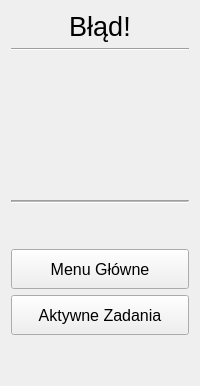
      <widget class="QWidget" name="Page_Error">
       <layout class="QGridLayout" name="gridLayout_5">
        <item row="0" column="0">
         <widget class="QLabel" name="label_19">
          <property name="font">
           <font>
            <pointsize>20</pointsize>
           </font>
          </property>
          <property name="text">
           <string>Błąd!</string>
          </property>
          <property name="alignment">
           <set>Qt::AlignCenter</set>
          </property>
         </widget>
        </item>
        <item row="1" column="0">
         <widget class="Line" name="line_19">
          <property name="orientation">
           <enum>Qt::Horizontal</enum>
          </property>
         </widget>
        </item>
        <item row="2" column="0">
         <layout class="QHBoxLayout" name="horizontalLayout_4">
          <item>
           <spacer name="horizontalSpacer_7">
            <property name="orientation">
             <enum>Qt::Horizontal</enum>
            </property>
            <property name="sizeHint" stdset="0">
             <size>
              <width>40</width>
              <height>20</height>
             </size>
            </property>
           </spacer>
          </item>
          <item>
           <widget class="QLabel" name="Error_Icon">
            <property name="text">
             <string/>
            </property>
            <property name="pixmap">
             <pixmap resource="../../resources.qrc">:/icons/Resources/Icons/cancel.png</pixmap>
            </property>
           </widget>
          </item>
          <item>
           <spacer name="horizontalSpacer_8">
            <property name="orientation">
             <enum>Qt::Horizontal</enum>
            </property>
            <property name="sizeHint" stdset="0">
             <size>
              <width>40</width>
              <height>20</height>
             </size>
            </property>
           </spacer>
          </item>
         </layout>
        </item>
        <item row="3" column="0">
         <layout class="QVBoxLayout" name="verticalLayout_4">
          <item>
           <spacer name="verticalSpacer_7">
            <property name="orientation">
             <enum>Qt::Vertical</enum>
            </property>
            <property name="sizeHint" stdset="0">
             <size>
              <width>20</width>
              <height>40</height>
             </size>
            </property>
           </spacer>
          </item>
          <item>
           <widget class="QLabel" name="Error_Text">
            <property name="font">
             <font>
              <pointsize>20</pointsize>
             </font>
            </property>
            <property name="text">
             <string notr="true"/>
            </property>
            <property name="alignment">
             <set>Qt::AlignCenter</set>
            </property>
            <property name="wordWrap">
             <bool>true</bool>
            </property>
           </widget>
          </item>
          <item>
           <spacer name="verticalSpacer_8">
            <property name="orientation">
             <enum>Qt::Vertical</enum>
            </property>
            <property name="sizeHint" stdset="0">
             <size>
              <width>20</width>
              <height>40</height>
             </size>
            </property>
           </spacer>
          </item>
         </layout>
        </item>
        <item row="4" column="0">
         <widget class="Line" name="line_18">
          <property name="midLineWidth">
           <number>1</number>
          </property>
          <property name="orientation">
           <enum>Qt::Horizontal</enum>
          </property>
         </widget>
        </item>
        <item row="5" column="0">
         <layout class="QVBoxLayout" name="verticalLayout_3">
          <item>
           <spacer name="verticalSpacer_5">
            <property name="orientation">
             <enum>Qt::Vertical</enum>
            </property>
            <property name="sizeHint" stdset="0">
             <size>
              <width>20</width>
              <height>40</height>
             </size>
            </property>
           </spacer>
          </item>
          <item>
           <widget class="MyButton" name="Error_MenuButton">
            <property name="minimumSize">
             <size>
              <width>0</width>
              <height>40</height>
             </size>
            </property>
            <property name="font">
             <font>
              <pointsize>12</pointsize>
             </font>
            </property>
            <property name="text">
             <string>Menu Główne</string>
            </property>
            <property name="iconSize">
             <size>
              <width>32</width>
              <height>32</height>
             </size>
            </property>
           </widget>
          </item>
          <item>
           <widget class="MyButton" name="Error_ActiveTasks">
            <property name="minimumSize">
             <size>
              <width>0</width>
              <height>40</height>
             </size>
            </property>
            <property name="font">
             <font>
              <pointsize>12</pointsize>
             </font>
            </property>
            <property name="text">
             <string>Aktywne Zadania</string>
            </property>
            <property name="iconSize">
             <size>
              <width>32</width>
              <height>32</height>
             </size>
            </property>
           </widget>
          </item>
          <item>
           <spacer name="verticalSpacer_6">
            <property name="orientation">
             <enum>Qt::Vertical</enum>
            </property>
            <property name="sizeHint" stdset="0">
             <size>
              <width>20</width>
              <height>40</height>
             </size>
            </property>
           </spacer>
          </item>
         </layout>
        </item>
       </layout>
      </widget>
